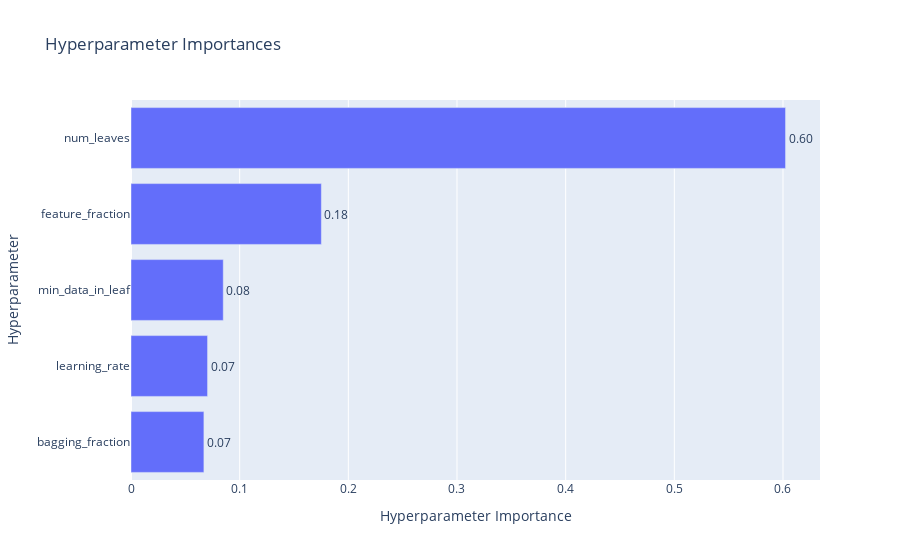

The notebook cell saved with this chart:
### Code cell
plot_param_importances(study)

### Figure 1 — Plotly figure (JSON) as saved in the notebook; plotly's stock layout.template omitted (floating-point values rounded to 4 significant figures)
{"data": [{"cliponaxis": false, "hovertemplate": ["bagging_fraction (FloatDistribution): 0.06708341596041242<extra></extra>", "learning_rate (FloatDistribution): 0.07046636435253595<extra></extra>", "min_data_in_leaf (IntDistribution): 0.08490637814100942<extra></extra>", "feature_fraction (FloatDistribution): 0.17518483678108943<extra></extra>", "num_leaves (IntDistribution): 0.6023590047649529<extra></extra>"], "name": "Objective Value", "orientation": "h", "text": ["0.07", "0.07", "0.08", "0.18", "0.60"], "textposition": "outside", "type": "bar", "x": [0.06708, 0.07047, 0.08491, 0.1752, 0.6024], "y": ["bagging_fraction", "learning_rate", "min_data_in_leaf", "feature_fraction", "num_leaves"]}], "layout": {"title": {"text": "Hyperparameter Importances"}, "xaxis": {"title": {"text": "Hyperparameter Importance"}}, "yaxis": {"title": {"text": "Hyperparameter"}}}}
